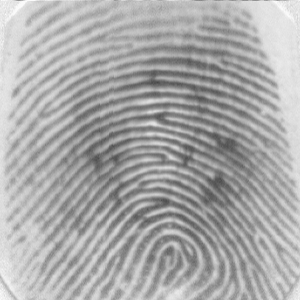
%> input picture Série1/Ex2/ii/finger1.tif, 300 x 300 px
$ octave --eval "fingerprint_enhancement;"   (GNU Octave 9; MATLAB toolbox functions it lacks are replaced by stand-ins)
%> lines starting %> are read from the running program, lines starting %| are printed output that depends on the picture; in (x1, y1, x2, y2) boxes, pixels count from 0 and x2, y2 are one past the last pixel; in counts of white or black regions, pixels touching at a corner belong together; the program's own positions count from 1
function fingerprint_enhancement()

close all;
clc

% Ler a imagem a partir do ficheiro.
I = imread('finger1.tif');
%> I is the input picture: size 300x300 uint8; min 71, max 250, mean 169.5
% [4 lines of commented-out code are left out]

filter=[0 -1 -1 -1 -1 -1 0;
        -1 0 -1 -1 -1 0 -1;
        -1 -1 0 -1 0 -1 -1;
        -1 -1 -1 36 -1 -1 -1;
        -1 -1 0 -1 0 -1 -1;
        -1 0 -1 -1 -1 0 -1;
        0 -1 -1 -1 -1 -1 0;];
If = filter2(filter,I);
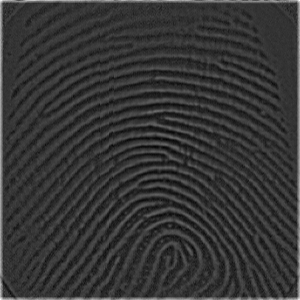
%> If: size 300x300 double; min -1521, max 6086, mean 83; drawn with min black and max white
If = I + uint8(If);
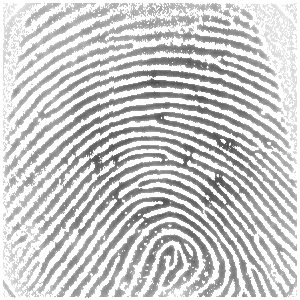
%> If: size 300x300 uint8; min 71, max 255, mean 202
If = medfilt2(If);
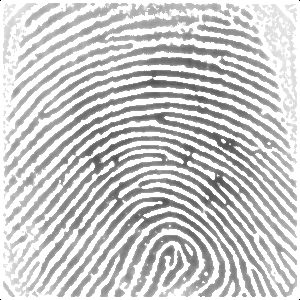
%> If: size 300x300 uint8; min 0, max 255, mean 202.4
% Vers鉶 bin醨ia.
level = graythresh(If);
%> level = 0.776
IBW = im2bw(If, level);
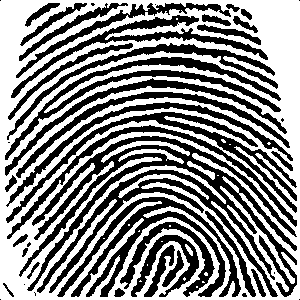
%> IBW: size 300x300 logical; 53.7% white; 46 black regions (13 under 20 px), largest, box (x1, y1, x2, y2) and area: (19, 136, 297, 297) 10908, (57, 197, 241, 297) 4108, (5, 57, 281, 160) 3225

figure(1); set(gcf,'Name', 'Bin醨ia');
subplot(121); imshow(I); colorbar; title(' Imagem original' );
subplot(122); imshow(IBW); colorbar; title(' Imagem bin醨ia' );
impixelinfo;

end

$ run again, with Série1/Ex2/ii/finger2.tif copied over Série1/Ex2/ii/finger1.tif
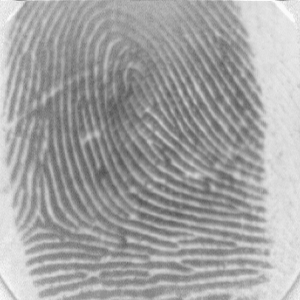
%> input picture Série1/Ex2/ii/finger2.tif, 300 x 300 px
%> in fingerprint_enhancement, I is the input picture: size 300x300 uint8; min 80, max 250, mean 163.4
%> in fingerprint_enhancement, `If = medfilt2(If);`:
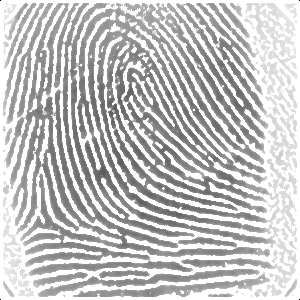
%> If: size 300x300 uint8; min 0, max 255, mean 196.8
%> level = 0.757
%> in fingerprint_enhancement, `IBW = im2bw(If, level);`:
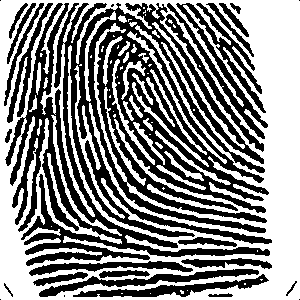
%> IBW: size 300x300 logical; 52.7% white; 27 black regions (6 under 20 px), largest, box (x1, y1, x2, y2) and area: (5, 3, 272, 266) 30833, (167, 3, 268, 139) 3011, (39, 269, 259, 297) 1431

$ run again, with Série1/Ex2/ii/finger3.tif copied over Série1/Ex2/ii/finger1.tif
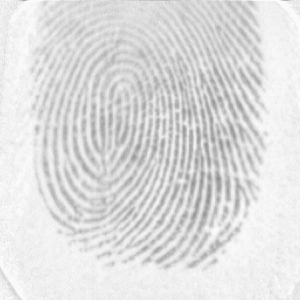
%> input picture Série1/Ex2/ii/finger3.tif, 300 x 300 px
%> in fingerprint_enhancement, I is the input picture: size 300x300 uint8; min 141, max 250, mean 222.2
%> in fingerprint_enhancement, `If = I + uint8(If);`:
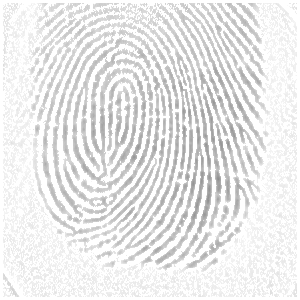
%> If: size 300x300 uint8; min 141, max 255, mean 234.6
%> level = 0.878
%> in fingerprint_enhancement, `IBW = im2bw(If, level);`:
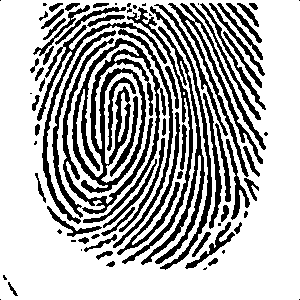
%> IBW: size 300x300 logical; 70% white; 85 black regions (23 under 20 px), largest, box (x1, y1, x2, y2) and area: (72, 38, 166, 223) 4992, (168, 3, 266, 177) 2048, (37, 22, 167, 224) 1819

$ run again, with Série1/Ex2/ii/finger5.bmp saved as Série1/Ex2/ii/finger1.tif
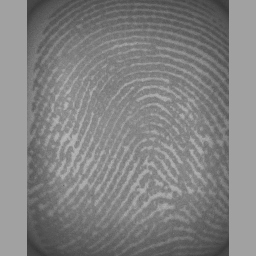
%> input picture Série1/Ex2/ii/finger5.bmp, 256 x 256 px
%> in fingerprint_enhancement, I is the input picture: size 256x256 uint8; min 55, max 187, mean 129.9
%> in fingerprint_enhancement, `If = medfilt2(If);`:
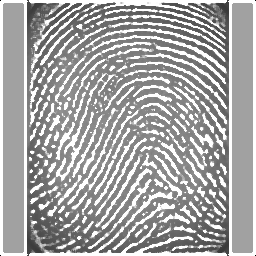
%> If: size 256x256 uint8; min 0, max 255, mean 166.9
%> level = 0.745
%> in fingerprint_enhancement, `IBW = im2bw(If, level);`:
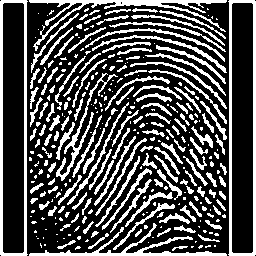
%> IBW: size 256x256 logical; 30.3% white; 314 white regions (165 under 20 px), largest, box (x1, y1, x2, y2) and area: (0, 0, 28, 256) 1666, (228, 0, 256, 256) 1666, (29, 0, 227, 51) 1307
